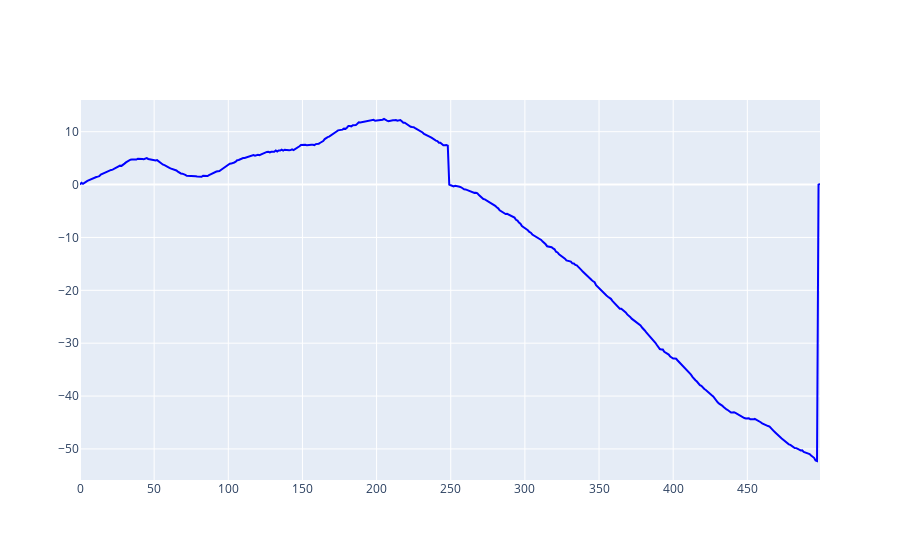

Here is the notebook cell this chart was saved with:
### Code cell
# Plot state data.
fig = go.Figure()
fig.add_trace(
    go.Scatter(
        x=np.arange(batch_size),
        y=gen_di_data.f_nom(batch["x"])[:, 0].numpy(),
        mode="lines",
        name="State",
        line=dict(color="blue"),
    )
)

### Figure 1 — Plotly figure (JSON) as saved in the notebook; plotly's stock layout.template omitted (floating-point values rounded to 4 significant figures; data arrays with more than 128 entries replaced by an {"elided": "..."} marker saying what was removed)
{"data": [{"line": {"color": "blue"}, "mode": "lines", "name": "State", "type": "scatter", "x": {"elided": "500 int values"}, "y": {"elided": "500 float values"}}], "layout": {}}
